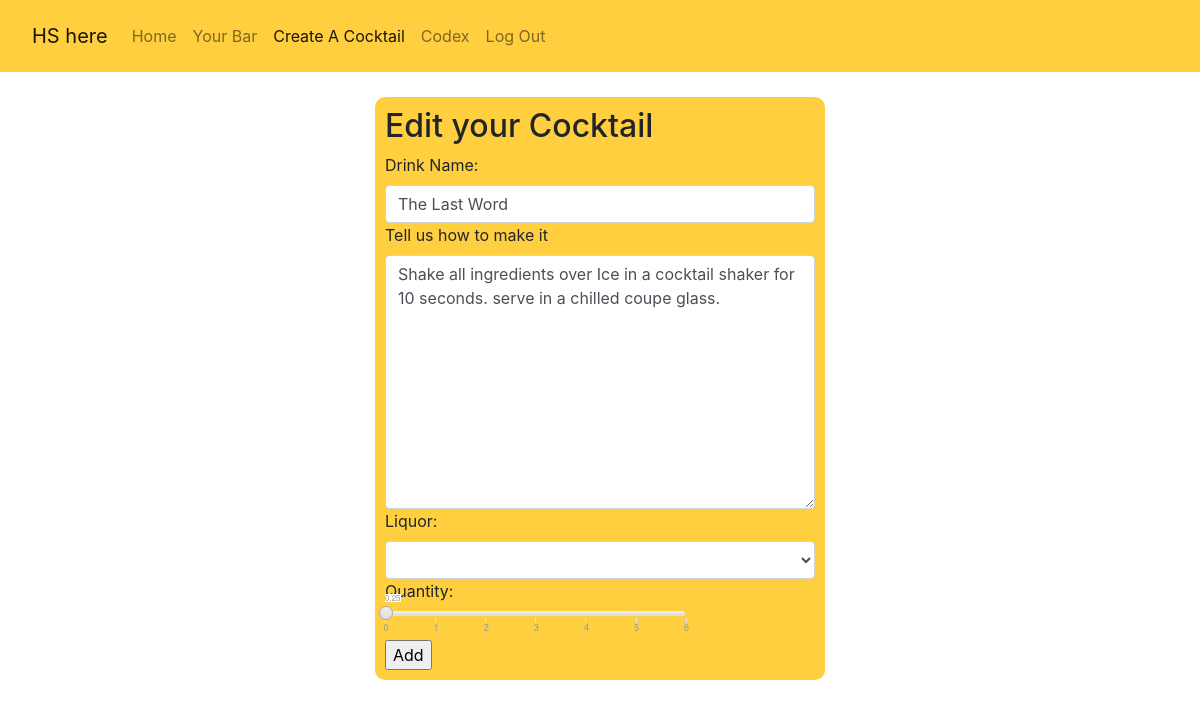
The page /edit_cocktail/6 (signed in) on the database its author committed.
### spirit_app/models.py (models this page shows)
class Cocktail(models.Model):
    name = models.CharField(max_length=255)
    desc = models.TextField()
    created_on = models.DateTimeField(auto_now_add=True)
    updated_on = models.DateTimeField(auto_now=True)
    objects = CocktailManager()

### spirit_app/views.py (the view)
# urls.py: path('edit_cocktail/<int:id>', views.edit_cocktail),
def edit_cocktail(request,id):
    if 'user' not in request.session:
        return redirect('/')
    context={
        "this_cocktail" : Cocktail.objects.get(id=id),
        "alcohols" :Alcohol.objects.all()
    }
    return render(request, 'edit_cocktail.html', context)

### spirit_app/templates/edit_cocktail.html (shortened to what this page needs)
<!DOCTYPE html>
<html lang="en">
<head>
    <link rel="stylesheet" href="https://stackpath.bootstrapcdn.com/bootstrap/4.5.0/css/bootstrap.min.css">
    {% load static %}
    <link rel="stylesheet" href="{% static 'css/jquery.range.css' %}">
    <link rel="stylesheet" href="{% static 'css/style.css'%}">
</head>
<body>
    <nav class="navbar navbar-expand-lg navbar-light" id="navigation">
        <div id="navigation" class="navbar navbar-expand-lg navbar-light">
            <a class="navbar-brand" href="/home">HS here</a>
            <div class="collapse navbar-collapse" id="navbarSupportedContent">
                <ul class="navbar-nav mr-auto">
                    <li class="nav-item">
                        <a class="nav-link" href="/home">Home</a>
                    </li>
                    <li class="nav-item">
                        <a class="nav-link" href="/your_bar">Your Bar</a>
                    </li>
                    <li class="nav-item active">
                        <a class="nav-link" href="/create_cocktail">Create A Cocktail <span class="sr-only">(current)</span></a>
                    </li>
                    <li class="nav-item">
                        <a class="nav-link" href="/codex">Codex</a>
                    </li>
                    <li class="nav-item">
                        <a class="nav-link" href="/log_out">Log Out</a>
                    </li>
                </ul>
            </div>
        </div>
    </nav>
        <div class="mx-auto pad_these" style="width: 450px;">
        <h2>Edit your Cocktail</h2>
        <form action="/cocktail_edit_confirm" method="POST">
            <label for="name">Drink Name:</label>
            <input type="text" name="name" id="name" class="form-control" value="{{this_cocktail.name}}">
            <label for="desc">Tell us how to make it</label>
            <textarea name="desc" id="" cols="30" rows="10" class="form-control">{{this_cocktail.desc}}</textarea>
            <label for="liquor">Liquor:</label>
            <select name="liquor" id="liquor" class="form-control">
                <option value="null">{{this_cocktail.ingredients.brand}}</option>
                {% for alcohol in alcohols %}
                <option value="{{alcohol.id}}">{{alcohol.brand}}</option>
                {% endfor %}
            </select>
            <label for="quantity">Quantity:</label>
            <br>
            <br>
            <input type="submit" value="Add">
        </form>
    </div>
</body>
</html>

### spirit_app/static/css/style.css (style rules this page uses)
#navigation { background-color: #ffcf40; }
.pad_these { margin: 25px ; padding:10px; background-color: #ffcf40; border-radius: 10px; }

### rows shown on the page
Cocktail: name "The Last Word", desc "Shake all ingredients over Ice in a cocktail shaker for 10 seconds. serve in a chilled coupe glass."
